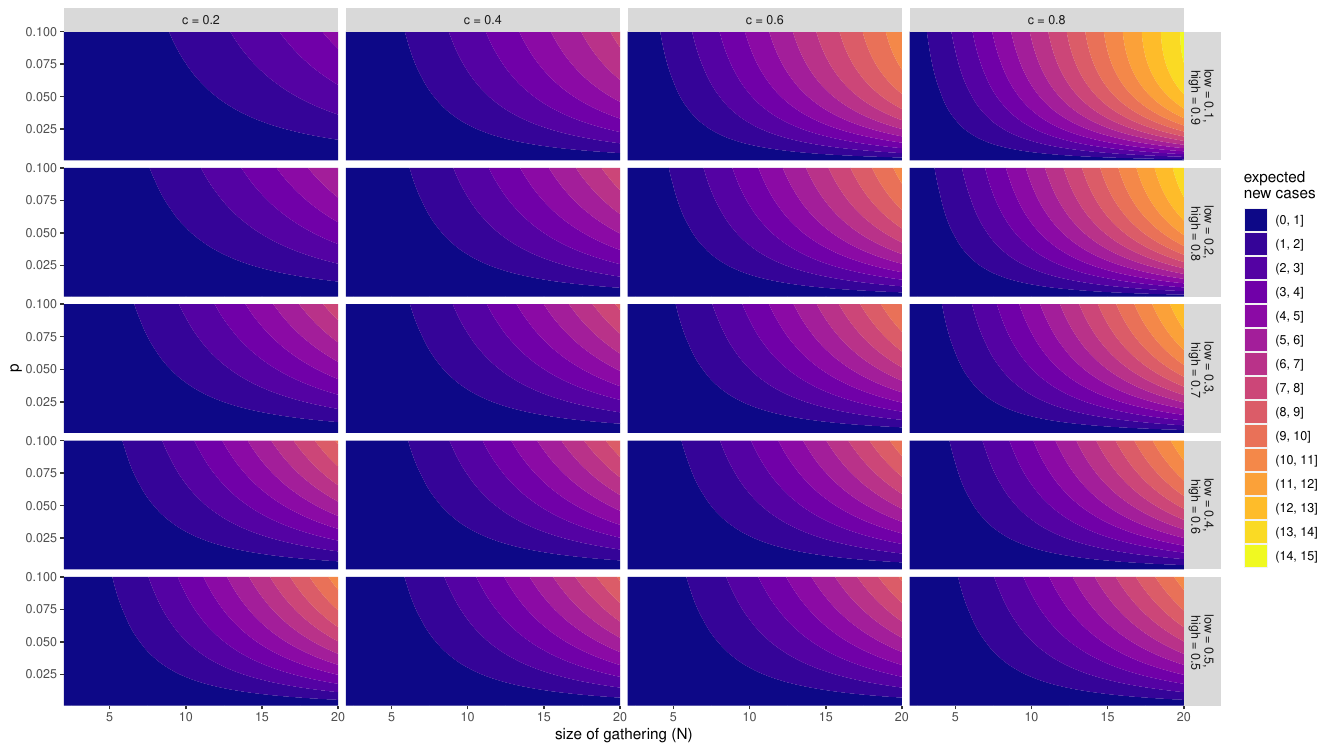

R code for this plot:
# Expected number of cases using exact solution ---------------------------

N <- seq(2, 20, 1)           # size of gatherings
p <- seq(0.001, 0.1, 0.001)  # prevalence of infection
c <- seq(0.2, 0.8, 0.2)      # proportion of contacts that are qhigh 
qlow <- seq(0.5, 0.1, -0.1)   # probability of infection given contact

df <- expand.grid(N = N, p = p, qlow = qlow, c = c)
df$qhigh <- 1 - df$qlow

df$dI <- with(df, N * (1 - c) * (1 - p) * (1 - (1 - qlow)^(N * (1 - c) * p)) + 
                N * c * (1 - p) * (1 - (1 - qhigh)^(N * c * p)))

q_labs <- c(
  "0.5" = "low = 0.5,\n high = 0.5",
  "0.4" = "low = 0.4,\n high = 0.6",
  "0.3" = "low = 0.3,\n high = 0.7",
  "0.2" = "low = 0.2,\n high = 0.8",
  "0.1" = "low = 0.1,\n high = 0.9"
)

c_labs <- c(
  "0.2" = "c = 0.2",
  "0.4" = "c = 0.4",
  "0.6" = "c = 0.6",
  "0.8" = "c = 0.8"
)

pdf("super.pdf", height = 7.5, width = 13.33)
ggplot(df, aes(x = N, y = p, z = dI)) +
  facet_grid(qlow ~ c, labeller = labeller(qlow = q_labs, c = c_labs )) +
  geom_contour_filled(binwidth = 1) +
  xlab("size of gathering (N)") + 
  scale_fill_viridis_d(name = "expected\nnew cases", option = "plasma") +
  coord_cartesian(expand = F)
dev.off()



